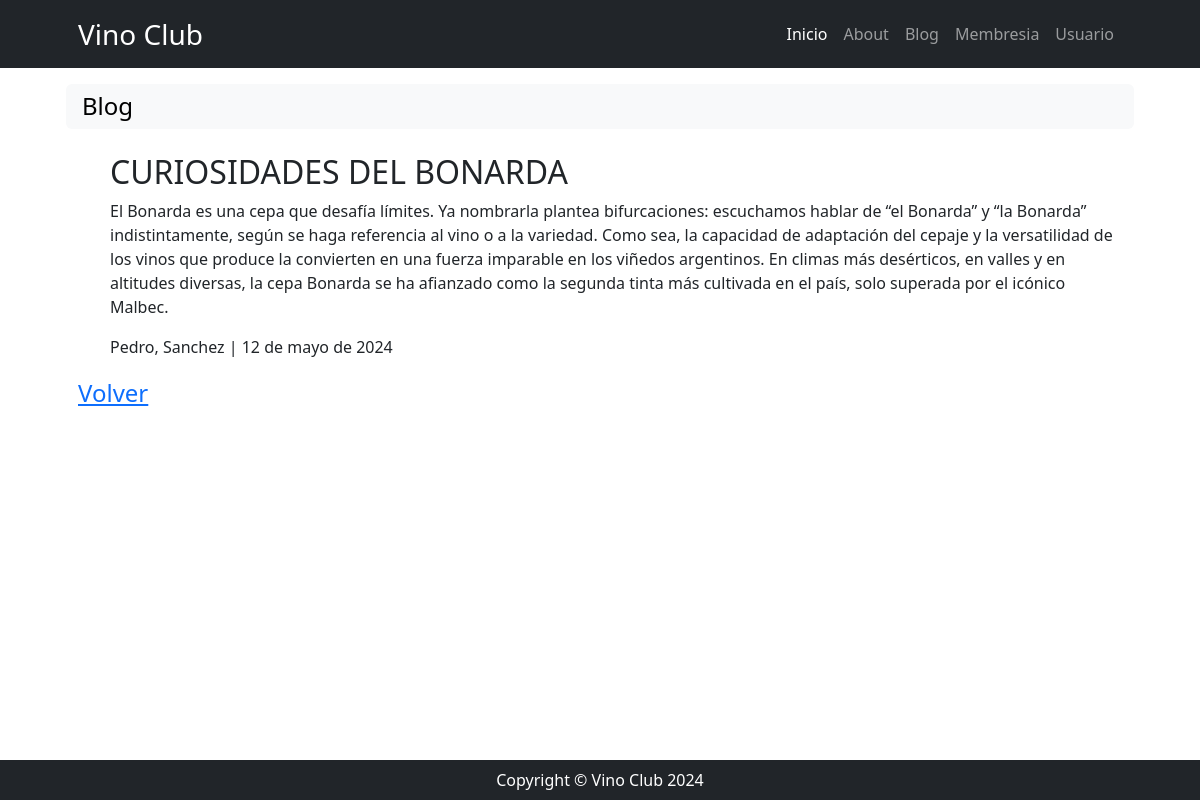
The app's page /blog/blog/fullview/1 with its own data.
### blog/models.py (models this page shows, shortened)
class Blog(models.Model):
    titulo = models.CharField(max_length=100)
    cuerpo = models.TextField(max_length=3000)
    autor = models.ForeignKey(Usuario, default=None, on_delete=models.SET_NULL, null=True, blank=True)
    fecha = models.DateField(auto_now_add=True)

### usuario/models.py (models this page shows)
class Usuario(models.Model):
    nombre = models.CharField(max_length=45)
    apellido = models.CharField(max_length=45)
    pais_origen_id = models.ForeignKey(Pais, on_delete=models.SET_NULL, blank=True, null=True, verbose_name="país de origen")
    email = models.EmailField(max_length=100)
    password = models.CharField(max_length=200)
    created_at = models.DateField(auto_now_add=True)
    def __str__(self) -> str:
        return f"{self.nombre}, {self.apellido}"

### blog/views.py (the view)
# urls.py: path('blog/fullview/<int:pk>', views.blog_fullview, name='blog_fullview'),
def blog_fullview(request, pk):
    query = models.Blog.objects.get(id=pk)
    return render(request, "blog/blog_fullview.html", {"blog": query})

### blog/templates/blog/blog_fullview.html
{% extends 'core/base.html' %}
{% block title %}
    {% include 'core/components/title1.html' with title='Blog'%}
{% endblock title %}
{% block content %}
    <ul>
        <h2>{{ blog.titulo }}</h2>
        <p>{{ blog.cuerpo }}</p>
        <p>{{ blog.autor }} | {{ blog.fecha }}</p>
    </ul>
    <div class="fs-4 pb-lg-2">
        <a href="{% url 'blog:home' %}">Volver</a>
    </div>
{% endblock content %}

### records on screen
Blog: titulo "CURIOSIDADES DEL BONARDA", cuerpo "El Bonarda es una cepa que desafía límites. Ya nombrarla plantea bifurcaciones: escuchamos hablar de “el Bonarda” y “la Bonarda” indistintamente, según se haga referencia al vino o a la variedad. Como sea, la capacidad de adaptación del cepaje y la versatilidad de los vinos que produce la convierten en una fuerza imparable en los viñedos argentinos. En climas más desérticos, en valles y en altitudes diversas, la cepa Bonarda se ha afianzado como la segunda tinta más cultivada en el país, solo superada por el icónico Malbec.", autor "Pedro, Sanchez", fecha "12 de mayo de 2024"

### other values on screen
{{ title }} "Blog"
